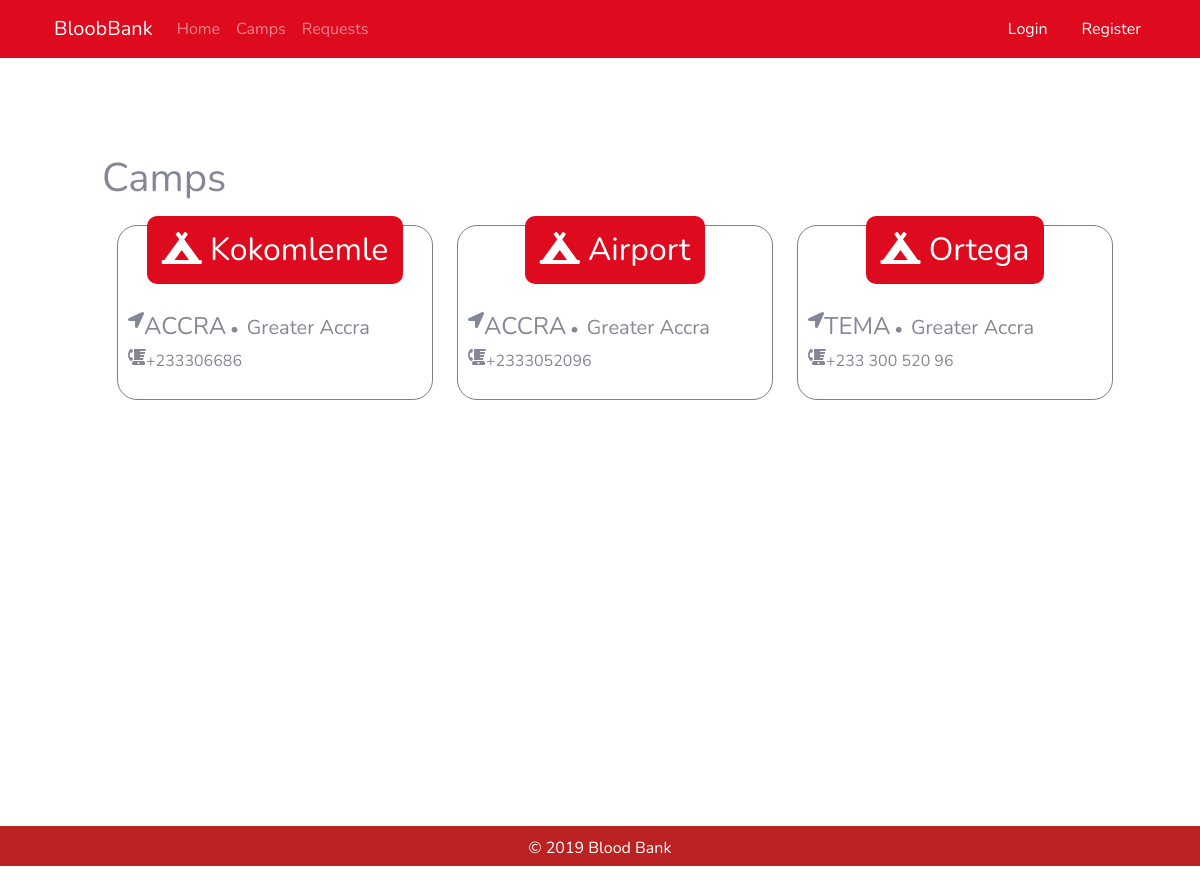
Page /user/camps.php on the committed database.
### tables this page shows
CREATE TABLE IF NOT EXISTS `camp` (
  `cpid` int(9) NOT NULL AUTO_INCREMENT,
  `cp_name` varchar(150) DEFAULT NULL,
  `city` int(5) DEFAULT NULL,
  `region` int(5) DEFAULT NULL,
  `street` varchar(255) DEFAULT NULL,
  `phone` varchar(15) DEFAULT NULL,
  PRIMARY KEY (`cpid`),
  KEY `city` (`city`),
  KEY `region` (`region`)
);

CREATE TABLE IF NOT EXISTS `city` (
  `cid` int(5) NOT NULL AUTO_INCREMENT,
  `c_name` varchar(255) DEFAULT NULL,
  `region` int(3) DEFAULT NULL,
  PRIMARY KEY (`cid`),
  KEY `region` (`region`)
);

CREATE TABLE IF NOT EXISTS `region` (
  `rid` int(5) NOT NULL AUTO_INCREMENT,
  `r_name` varchar(255) DEFAULT NULL,
  PRIMARY KEY (`rid`)
);

### user/camps.php (the view, shortened to what this page needs)
<!DOCTYPE html>
<html lang="en">
<?php include_once 'inc/head.php';?>
<body>
  <?php include_once 'inc/nav.php';?>
  <main role="main" class="container">
    <section class="container p-5 mb-5">
      <h1>Camps</h1>
  <div class="row justify-content-center">
  <?php
   include 'connect.php';
   $stmt = $DB->query('SELECT * FROM camp INNER JOIN region ON rid = region INNER JOIN city ON city = cid LIMIT 3');
	while($row = $stmt->fetch()){
    echo '
  <div class="col-4">
    <div class="camp">
		<h2 class="camp-name bg-primary">
			<i class="fa fa-campground"></i>
			'.$row['cp_name'].'
		</h2>
		<div class="camp-info">
			<div class="camp-address">
				<i class="fa fa-location-arrow"></i>
				<div>
					<h4>'.strtoupper($row['c_name']).'</h4><i class="mx-1">•</i>
					<h5>'.$row['r_name'].'</h5>
				</div>
			</div>
			<div class="camp-contact">
				<i class="fas fa-blender-phone"></i>
				<p> '.$row['phone'].'</p>
			</div>
      </div></div>
	</div>';}?>
  </div>
</section>
  </main>
<?php include_once 'inc/footer.php';?>
</body>
</html>
</body>
</html>

### user/inc/head.php (style rules this page uses)
.donor, .camp, .unit, .donation, .request { display: flex; flex-direction: row; width: 300px; margin: 15px; border: 1px solid grey; position: relative; border-radius: 20px; align-items: center; padding: 10px; }
.camp { max-width: 450px; width: 100%; flex-direction: column; padding: 10px; }
.camp-name { position: relative; bottom: 20px; border-radius: 10px; padding: 15px; text-align: center; color: white; }
.camp-info, .camp-contact { display: flex; }
.camp-info { flex-direction: row; flex-wrap: wrap; }
.camp-address { display: flex; width: 100%; }
.camp-address h5, .camp-address h4 { display: inline-block; }
main { min-height: 90vh; }

### rows in the picture
camp: cp_name "Kokomlemle", city.c_name "ACCRA", region.r_name "Greater Accra", phone "+233306686"
camp: cp_name "Airport", city.c_name "ACCRA", region.r_name "Greater Accra", phone "+2333052096"
camp: cp_name "Ortega", city.c_name "TEMA", region.r_name "Greater Accra", phone "+233 300 520 96"
